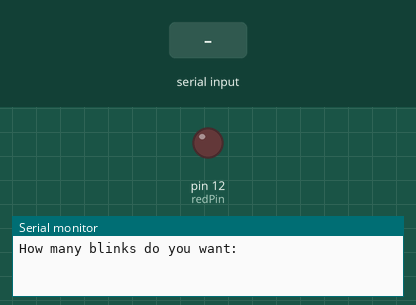
Bench run of a sketch on a simulated Arduino Uno, built with avr-gcc and run on an emulated ATmega328P. On the bench: output pins drawn as LEDs (lit = HIGH), the last lines printed to the serial monitor. Dashed ring = blinking. Inputs (shaded band) come from the test bench.

Above: at 1.2 s.
1.3 s: "90,45\n" received over Serial
At 1.45 s:
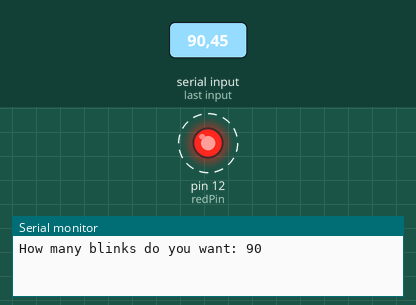
Timing chart, 0 to 10.3 s (numbered marks = the images above; inputs shaded):
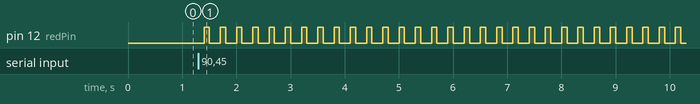

Measured:
- after the input at 1.3 s, pin 12 (redPin): alternates HIGH for 0.10 s and LOW for 0.20 s, starting after 0.10 s

The sketch:

InputNumBlinkCount.ino
```cpp
int i, blinkNum;
int redPin = 12;
int dt = 100;

String msg1 = "How many blinks do you want: ";


void setup() {
  Serial.begin(9600);
  pinMode(redPin, OUTPUT);
}

void loop() {
  Serial.print(msg1);

  while (Serial.available() == 0 ) {
  }

  blinkNum = Serial.parseInt();
  Serial.println(blinkNum);

  for (i = 1; i <= blinkNum; i++) {
    digitalWrite(redPin, LOW);
    delay(dt);
    digitalWrite(redPin, HIGH);
    delay(dt);
    digitalWrite(redPin, LOW);
    delay(dt);
  }

}
```
